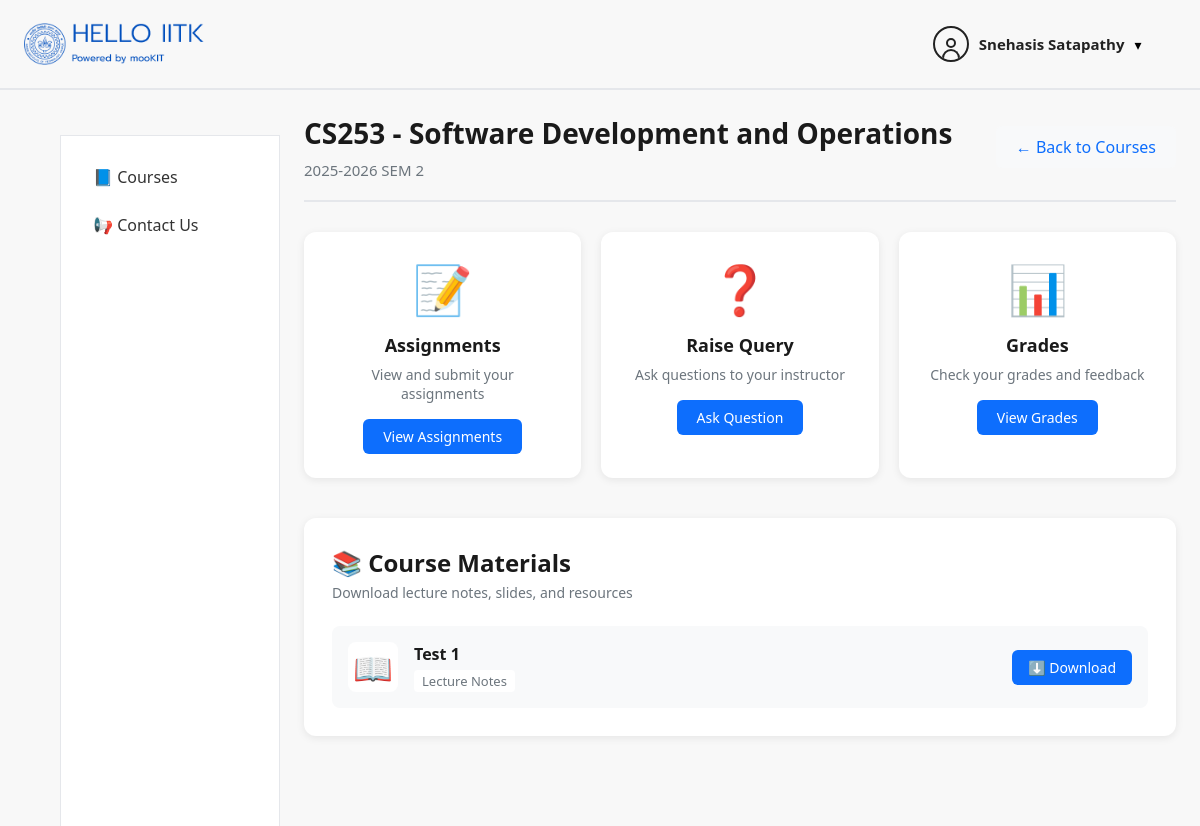
The page /courses/1/student/home/ (signed in) on the database its author committed.
### users/models.py (models this page shows, shortened)
class User(AbstractUser):
    ROLE_CHOICES = [
        ('student', 'Student'),
        ('professor', 'Professor'),
        ('ta', 'Teaching Assistant'),
        ('admin', 'Admin'),
    ]
    role = models.CharField(
        max_length=20,
        choices=ROLE_CHOICES,
        default='student'
    )
    department = models.CharField(max_length=100, blank=True)

### courses/models.py (models this page shows, shortened)
class Course(models.Model):
    code = models.CharField(max_length=10, unique=True)
    name = models.CharField(max_length=100)
    semester = models.ForeignKey(
        Semester,
        on_delete=models.CASCADE,
        related_name="courses"
    )

class Semester(models.Model):
    year_start = models.IntegerField()   # 2025
    year_end = models.IntegerField()     # 2026
    sem = models.IntegerField(
        choices=[(1, "SEM 1"), (2, "SEM 2"), (3, "SEM 3 : Summer")]
    )
    is_active = models.BooleanField(default=True)
    class Meta:
        ordering = ["-year_start", "-sem"]
        unique_together = ("year_start", "year_end", "sem")
    def __str__(self):
        return f"{self.year_start}-{self.year_end} SEM {self.sem}"

### content/models.py (models this page shows, shortened)
class CourseMaterial(models.Model):
    CONTENT_TYPE_CHOICES = [
        ('notes', 'Lecture Notes'),
        ('slides', 'Slides'),
        ('ppt', 'PPT'),
        ('pyq', 'Previous Year Questions'),
        ('other', 'Other'),
    ]
    course = models.ForeignKey(Course, on_delete=models.CASCADE)
    title = models.CharField(max_length=200)
    content_type = models.CharField(
        max_length=20,
        choices=CONTENT_TYPE_CHOICES
    )
    file = models.FileField(upload_to='course_materials/')
    is_published = models.BooleanField(default=False)
    uploaded_at = models.DateTimeField(auto_now_add=True)

### courses/views.py (the view)
# urls.py: path('<int:course_id>/student/home/', student_course_home),
@login_required
def student_course_home(request, course_id):
    if not CourseStudent.objects.filter(course_id=course_id, student=request.user).exists():
        return redirect('/courses/')
    course = Course.objects.select_related('semester').get(id=course_id)
    materials = CourseMaterial.objects.filter(course_id=course_id, is_published=True)
    return render(request, 'courses/student_home.html', {
        'course': course,
        'materials': materials,
        'course_id': course_id
    })

### templates/courses/student_home.html (shortened to what this page needs)
{% extends "courses/base.html" %}
{% load static %}
{% block content %}
<div class="course-detail-header">
  <div class="course-title-section">
    <h1 class="course-title">{{ course.code }} - {{ course.name }}</h1>
    <p class="course-semester">{{ course.semester }}</p>
  </div>
  <a href="/courses/" class="back-link">← Back to Courses</a>
</div>
<div class="actions-grid">
  <div class="action-card">
    <div class="action-icon">📝</div>
    <h3>Assignments</h3>
    <p>View and submit your assignments</p>
    <a href="#" class="action-btn">View Assignments</a>
  </div>
  <div class="action-card">
    <div class="action-icon">❓</div>
    <h3>Raise Query</h3>
    <p>Ask questions to your instructor</p>
    <a href="/queries/{{ course_id }}/" class="action-btn">Ask Question</a>
  </div>
  <div class="action-card">
    <div class="action-icon">📊</div>
    <h3>Grades</h3>
    <p>Check your grades and feedback</p>
    <a href="#" class="action-btn">View Grades</a>
  </div>
</div>
<div class="materials-section">
  <div class="section-header">
    <h2>📚 Course Materials</h2>
    <p class="section-subtitle">Download lecture notes, slides, and resources</p>
  </div>
  {% if materials %}
    <div class="materials-list">
      {% for m in materials %}
        <div class="material-item">
          <div class="material-info">
            <div class="material-icon">
              {% if m.content_type == 'notes' %}
                📖
              {% elif m.content_type == 'slides' %}
                📊
              {% elif m.content_type == 'ppt' %}
                📽️
              {% elif m.content_type == 'pyq' %}
                📝
              {% else %}
                📄
              {% endif %}
            </div>
            <div class="material-details">
              <h4 class="material-title">{{ m.title }}</h4>
              <span class="material-type">{{ m.get_content_type_display }}</span>
            </div>
          </div>
          <a href="{{ m.file.url }}" class="download-btn" download>
            ⬇️ Download
          </a>
        </div>
      {% endfor %}
    </div>
  {% else %}
    <div class="empty-state">
      <div class="empty-icon">📭</div>
      <h3>No Materials Yet</h3>
      <p>Your instructor hasn't published any materials for this course yet. Check back later!</p>
    </div>
  {% endif %}
</div>
{% endblock %}

### templates/courses/includes/header.html (shortened to what this page needs)
{% load static %}
<header class="topbar">
  <div class="topbar-left">
    <img src="{% static 'img/iitk_logo.png' %}" class="topbar-logo">
  </div>
  <div class="profile-wrapper">
    <div class="profile-trigger" onclick="toggleProfileDropdown()">
      <div class="profile-icon">
        <div class="profile-head"></div>
        <div class="profile-body"></div>
      </div>
      <span class="profile-name">
        {{ request.user.get_full_name|default:request.user.username }}
      </span>
      <span class="chevron">▾</span>
    </div>
  </div>
</header>

### static/css/courses.css (style rules this page uses)
* { box-sizing: border-box; }
body { margin: 0; font-family: "Segoe UI", Arial, sans-serif; background: #ffffff; }
.profile-wrapper { margin-right: 3%; }
.profile-icon { width: 36px; height: 36px; border: 2px solid #222; border-radius: 50%; position: relative; cursor: pointer; overflow: hidden; }
.profile-head { width: 10px; height: 10px; bottom:-3px; border: 2px solid #222; border-radius: 50%; position: absolute; top: 10px; left: 50%; transform: translateX(-50%); background: transparent; transition: background 0.2s ease; }
.profile-body { width: 18px; height: 10px; border: 2px solid #222; border-bottom: none; border-radius: 10px 10px 0 0; position: absolute; bottom: 1px; left: 50%; transform: translateX(-50%); background: transparent; transition: background 0.2s ease; }
.profile-name { font-size: 14px; font-weight: 500; }
.profile-wrapper { position: relative; display: flex; align-items: center; }
.profile-trigger { display: flex; align-items: center; gap: 10px; cursor: pointer; }
.profile-icon { width: 36px; height: 36px; border: 2px solid #222; border-radius: 50%; display: flex; align-items: center; justify-content: center; }
.profile-name { font-size: 15px; font-weight: 600; color: #222; }
.chevron { font-size: 14px; }
.topbar { height: 90px; display: flex; justify-content: space-between; align-items: center; padding: 0 24px; border-bottom: 2px solid #e5e7eb; background: #f8f8f8; }
.topbar-left { width: 200px; display: flex; align-items: center; gap: 12px; }
.topbar-logo { width: 200px; }

### templates/courses/student_home.html (style rules this page uses)
.course-detail-header { display: flex; justify-content: space-between; align-items: center; margin-bottom: 30px; padding-bottom: 20px; border-bottom: 2px solid #e5e7eb; }
.course-title-section { flex: 1; }
.course-title { font-size: 28px; font-weight: 700; color: #1a1a1a; margin: 0 0 8px 0; }
.course-semester { font-size: 15px; color: #6c757d; margin: 0; }
.back-link { padding: 10px 20px; background: #f8f9fa; color: #0d6efd; text-decoration: none; border-radius: 6px; font-weight: 500; transition: all 0.2s; }
.actions-grid { display: grid; grid-template-columns: repeat(auto-fit, minmax(250px, 1fr)); gap: 20px; margin-bottom: 40px; }
.action-card { background: white; border-radius: 12px; padding: 24px; box-shadow: 0 2px 8px rgba(0,0,0,0.08); transition: all 0.3s; text-align: center; }
.action-icon { font-size: 48px; margin-bottom: 12px; }
.action-card h3 { font-size: 18px; font-weight: 600; color: #1a1a1a; margin: 0 0 8px 0; }
.action-card p { font-size: 14px; color: #6c757d; margin: 0 0 16px 0; }
.action-btn { display: inline-block; padding: 8px 20px; background: #0d6efd; color: white; text-decoration: none; border-radius: 6px; font-size: 14px; font-weight: 500; transition: background 0.2s; }
.materials-section { background: white; border-radius: 12px; padding: 28px; box-shadow: 0 2px 8px rgba(0,0,0,0.08); }
.section-header { margin-bottom: 24px; }
.section-header h2 { font-size: 24px; font-weight: 700; color: #1a1a1a; margin: 0 0 4px 0; }
.section-subtitle { font-size: 14px; color: #6c757d; margin: 0; }
.materials-list { display: flex; flex-direction: column; gap: 12px; }
.material-item { display: flex; justify-content: space-between; align-items: center; padding: 16px; background: #f8f9fa; border-radius: 8px; transition: all 0.2s; }
.material-info { display: flex; align-items: center; gap: 16px; flex: 1; }
.material-icon { font-size: 32px; width: 50px; height: 50px; display: flex; align-items: center; justify-content: center; background: white; border-radius: 8px; }
.material-details { flex: 1; }
.material-title { font-size: 16px; font-weight: 600; color: #1a1a1a; margin: 0 0 4px 0; }
.material-type { font-size: 13px; color: #6c757d; padding: 2px 8px; background: white; border-radius: 4px; }
.download-btn { padding: 8px 16px; background: #0d6efd; color: white; text-decoration: none; border-radius: 6px; font-size: 14px; font-weight: 500; transition: background 0.2s; white-space: nowrap; }

### rows shown on the page
User: user.get_full_name "Snehasis Satapathy"
Course: code "CS253", name "Software Development and Operations", semester "2025-2026 SEM 2"
CourseMaterial: title "Test 1", content_type "Lecture Notes"
